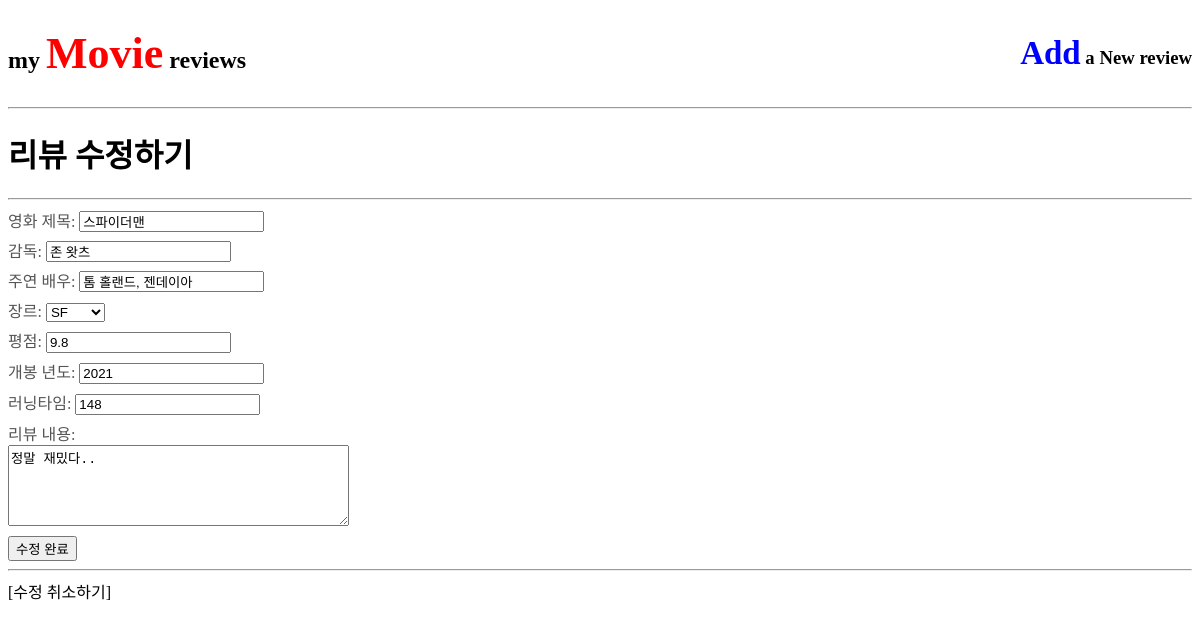
Page /2/update/ on the committed database.
### reviews/models.py (models this page shows, shortened)
class Review(models.Model):
    GENRE_CHOICES = [
        ('action', '액션'),
        ('romance', '로맨스'),
        ('comedy', '코미디'),
        ('sf', 'SF'),
        ('horror', '공포'),
    ]
    title = models.CharField(max_length=100)
    director = models.CharField(max_length=32)
    main_actor = models.CharField(max_length=32)
    genre = models.CharField(max_length=32, choices=GENRE_CHOICES)
    rating = models.FloatField()
    release_year = models.IntegerField()
    runtime = models.IntegerField()
    content = models.TextField()
    created_at = models.DateTimeField(auto_now_add=True)

### reviews/views.py (the view, shortened to what this page needs)
# urls.py: path('<int:pk>/update/', views.review_update, name='review_update'),
def review_update(request, pk):
    review = Review.objects.get(id=pk)
    return render(request, 'review_update.html', {'review': review})

### reviews/templates/review_update.html (shortened to what this page needs)
{% extends "base.html" %}
{% block content %}
  <h1>리뷰 수정하기</h1>
  <hr>
  <form action="" method="POST">
    <ul>
      <li>
        <label>영화 제목: <input type="text" name="title" value="{{ review.title }}"></label>
      </li>
      <li>
        <label>감독: <input type="text" name="director" value="{{ review.director }}"></label>
      </li>
      <li>
        <label>주연 배우: <input type="text" name="main_actor" value="{{ review.main_actor }}"></label>
      </li>
      <li>
          <label>장르:
              <select name="genre">
                  <option value="sf" {% if review.genre == 'sf' %}selected{% endif %}>SF</option>
              </select>
          </label>
      </li>
      <li>
        <label>평점: <input type="number" step="0.1" name="rating" value="{{ review.rating }}"></label>
      </li>
      <li>
        <label>개봉 년도: <input type="number" name="release_year" value="{{ review.release_year }}"></label>
      </li>
      <li>
        <label>러닝타임: <input type="number" name="runtime" value="{{ review.runtime }}"></label>
      </li>
      <li>
        <label>리뷰 내용:<br>
          <textarea name="content" cols="40" rows="5">{{ review.content }}</textarea>
        </label>
      </li>
    </ul>
    <button type="submit">수정 완료</button>
  </form>
  <hr>
  <a href="{% url 'reviews:review_detail' review.pk %}">[수정 취소하기]</a>
{% endblock %}

### reviews/static/css/styles.css (style rules this page uses)
a { color:black; text-decoration: none; }
ul { list-style: none; padding: 0; margin: 0; }
li { margin-bottom: 6px; color: #555; }

### rows in the picture
Review: title "스파이더맨", director "존 왓츠", main_actor "톰 홀랜드, 젠데이아", genre "SF", rating "9.8", release_year "2021", runtime "148", content "정말 재밌다.."
